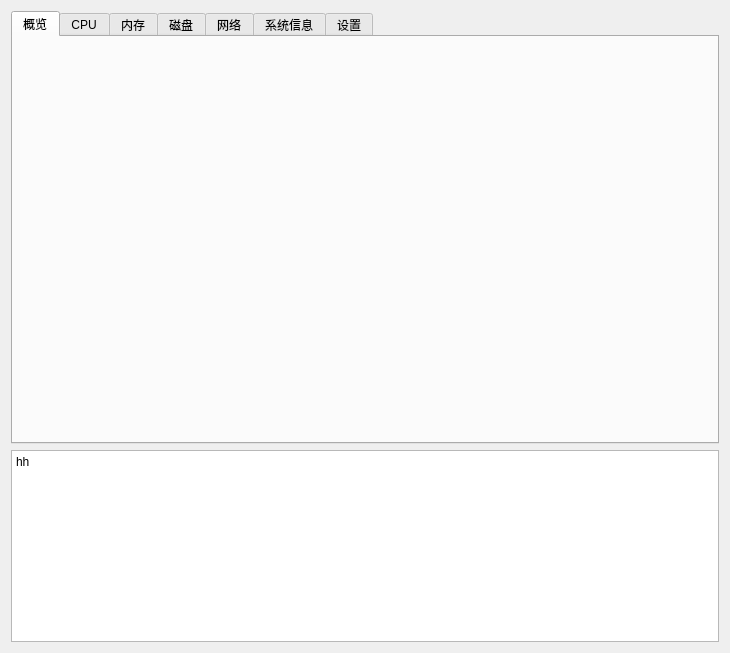
<?xml version="1.0" encoding="UTF-8"?>
<ui version="4.0">
 <author>刘看山</author>
 <class>mainWindowClass</class>
 <widget class="QMainWindow" name="mainWindowClass">
  <property name="geometry">
   <rect>
    <x>0</x>
    <y>0</y>
    <width>730</width>
    <height>653</height>
   </rect>
  </property>
  <property name="sizePolicy">
   <sizepolicy hsizetype="Preferred" vsizetype="Fixed">
    <horstretch>0</horstretch>
    <verstretch>0</verstretch>
   </sizepolicy>
  </property>
  <property name="windowTitle">
   <string>mainWindow</string>
  </property>
  <property name="layoutDirection">
   <enum>Qt::LeftToRight</enum>
  </property>
  <widget class="QWidget" name="centralWidget">
   <layout class="QGridLayout" name="gridLayout_2">
    <item row="2" column="0">
     <widget class="QTextBrowser" name="showLog">
      <property name="sizePolicy">
       <sizepolicy hsizetype="Expanding" vsizetype="Maximum">
        <horstretch>0</horstretch>
        <verstretch>0</verstretch>
       </sizepolicy>
      </property>
      <property name="html">
       <string>&lt;!DOCTYPE HTML PUBLIC &quot;-//W3C//DTD HTML 4.0//EN&quot; &quot;http://www.w3.org/TR/REC-html40/strict.dtd&quot;&gt;
&lt;html&gt;&lt;head&gt;&lt;meta name=&quot;qrichtext&quot; content=&quot;1&quot; /&gt;&lt;meta charset=&quot;utf-8&quot; /&gt;&lt;style type=&quot;text/css&quot;&gt;
p, li { white-space: pre-wrap; }
&lt;/style&gt;&lt;/head&gt;&lt;body style=&quot; font-family:'Microsoft YaHei UI'; font-size:9pt; font-weight:400; font-style:normal;&quot;&gt;
&lt;p style=&quot; margin-top:0px; margin-bottom:0px; margin-left:0px; margin-right:0px; -qt-block-indent:0; text-indent:0px;&quot;&gt;hh&lt;/p&gt;&lt;/body&gt;&lt;/html&gt;</string>
      </property>
     </widget>
    </item>
    <item row="0" column="0">
     <widget class="QTabWidget" name="tabWidget">
      <property name="sizePolicy">
       <sizepolicy hsizetype="Expanding" vsizetype="Minimum">
        <horstretch>0</horstretch>
        <verstretch>0</verstretch>
       </sizepolicy>
      </property>
      <property name="layoutDirection">
       <enum>Qt::LeftToRight</enum>
      </property>
      <property name="autoFillBackground">
       <bool>false</bool>
      </property>
      <property name="tabPosition">
       <enum>QTabWidget::North</enum>
      </property>
      <property name="currentIndex">
       <number>0</number>
      </property>
      <widget class="QWidget" name="pageOverview">
       <attribute name="title">
        <string>概览</string>
       </attribute>
      </widget>
      <widget class="QWidget" name="pageCPU">
       <attribute name="title">
        <string>CPU</string>
       </attribute>
       <layout class="QGridLayout" name="gridLayout_3">
        <item row="2" column="0">
         <widget class="QTextBrowser" name="cpuDes">
          <property name="sizePolicy">
           <sizepolicy hsizetype="Expanding" vsizetype="Expanding">
            <horstretch>0</horstretch>
            <verstretch>0</verstretch>
           </sizepolicy>
          </property>
          <property name="html">
           <string>&lt;!DOCTYPE HTML PUBLIC &quot;-//W3C//DTD HTML 4.0//EN&quot; &quot;http://www.w3.org/TR/REC-html40/strict.dtd&quot;&gt;
&lt;html&gt;&lt;head&gt;&lt;meta name=&quot;qrichtext&quot; content=&quot;1&quot; /&gt;&lt;meta charset=&quot;utf-8&quot; /&gt;&lt;style type=&quot;text/css&quot;&gt;
p, li { white-space: pre-wrap; }
&lt;/style&gt;&lt;/head&gt;&lt;body style=&quot; font-family:'Microsoft YaHei UI'; font-size:9pt; font-weight:400; font-style:normal;&quot;&gt;
&lt;p style=&quot;-qt-paragraph-type:empty; margin-top:0px; margin-bottom:0px; margin-left:0px; margin-right:0px; -qt-block-indent:0; text-indent:0px;&quot;&gt;&lt;br /&gt;&lt;/p&gt;&lt;/body&gt;&lt;/html&gt;</string>
          </property>
         </widget>
        </item>
        <item row="1" column="0">
         <widget class="QTextBrowser" name="cpuData">
          <property name="sizePolicy">
           <sizepolicy hsizetype="Expanding" vsizetype="Minimum">
            <horstretch>0</horstretch>
            <verstretch>0</verstretch>
           </sizepolicy>
          </property>
          <property name="maximumSize">
           <size>
            <width>16777215</width>
            <height>25</height>
           </size>
          </property>
         </widget>
        </item>
       </layout>
      </widget>
      <widget class="QWidget" name="pageMemory">
       <attribute name="title">
        <string>内存</string>
       </attribute>
       <layout class="QGridLayout" name="gridLayout_4">
        <item row="0" column="0">
         <widget class="QTextBrowser" name="memData">
          <property name="sizePolicy">
           <sizepolicy hsizetype="Expanding" vsizetype="Expanding">
            <horstretch>0</horstretch>
            <verstretch>0</verstretch>
           </sizepolicy>
          </property>
          <property name="maximumSize">
           <size>
            <width>16777215</width>
            <height>57</height>
           </size>
          </property>
          <property name="html">
           <string>&lt;!DOCTYPE HTML PUBLIC &quot;-//W3C//DTD HTML 4.0//EN&quot; &quot;http://www.w3.org/TR/REC-html40/strict.dtd&quot;&gt;
&lt;html&gt;&lt;head&gt;&lt;meta name=&quot;qrichtext&quot; content=&quot;1&quot; /&gt;&lt;meta charset=&quot;utf-8&quot; /&gt;&lt;style type=&quot;text/css&quot;&gt;
p, li { white-space: pre-wrap; }
&lt;/style&gt;&lt;/head&gt;&lt;body style=&quot; font-family:'Microsoft YaHei UI'; font-size:9pt; font-weight:400; font-style:normal;&quot;&gt;
&lt;p style=&quot;-qt-paragraph-type:empty; margin-top:0px; margin-bottom:0px; margin-left:0px; margin-right:0px; -qt-block-indent:0; text-indent:0px;&quot;&gt;&lt;br /&gt;&lt;/p&gt;&lt;/body&gt;&lt;/html&gt;</string>
          </property>
         </widget>
        </item>
        <item row="1" column="0">
         <widget class="QTextBrowser" name="textBrowser"/>
        </item>
       </layout>
      </widget>
      <widget class="QWidget" name="pageDisk">
       <attribute name="title">
        <string>磁盘</string>
       </attribute>
       <widget class="QTextBrowser" name="textBrowser_6">
        <property name="geometry">
         <rect>
          <x>80</x>
          <y>10</y>
          <width>256</width>
          <height>192</height>
         </rect>
        </property>
        <property name="html">
         <string>&lt;!DOCTYPE HTML PUBLIC &quot;-//W3C//DTD HTML 4.0//EN&quot; &quot;http://www.w3.org/TR/REC-html40/strict.dtd&quot;&gt;
&lt;html&gt;&lt;head&gt;&lt;meta name=&quot;qrichtext&quot; content=&quot;1&quot; /&gt;&lt;meta charset=&quot;utf-8&quot; /&gt;&lt;style type=&quot;text/css&quot;&gt;
p, li { white-space: pre-wrap; }
&lt;/style&gt;&lt;/head&gt;&lt;body style=&quot; font-family:'Microsoft YaHei UI'; font-size:9pt; font-weight:400; font-style:normal;&quot;&gt;
&lt;p style=&quot; margin-top:0px; margin-bottom:0px; margin-left:0px; margin-right:0px; -qt-block-indent:0; text-indent:0px;&quot;&gt;	int getQuantity();&lt;/p&gt;
&lt;p style=&quot; margin-top:0px; margin-bottom:0px; margin-left:0px; margin-right:0px; -qt-block-indent:0; text-indent:0px;&quot;&gt;	std::string getName();&lt;/p&gt;
&lt;p style=&quot; margin-top:0px; margin-bottom:0px; margin-left:0px; margin-right:0px; -qt-block-indent:0; text-indent:0px;&quot;&gt;	int* getUsage();&lt;/p&gt;
&lt;p style=&quot; margin-top:0px; margin-bottom:0px; margin-left:0px; margin-right:0px; -qt-block-indent:0; text-indent:0px;&quot;&gt;	double* getTotalSpace();&lt;/p&gt;
&lt;p style=&quot; margin-top:0px; margin-bottom:0px; margin-left:0px; margin-right:0px; -qt-block-indent:0; text-indent:0px;&quot;&gt;	double* getFreeSpace();&lt;/p&gt;
&lt;p style=&quot; margin-top:0px; margin-bottom:0px; margin-left:0px; margin-right:0px; -qt-block-indent:0; text-indent:0px;&quot;&gt;	io getDiskIO();&lt;/p&gt;
&lt;p style=&quot; margin-top:0px; margin-bottom:0px; margin-left:0px; margin-right:0px; -qt-block-indent:0; text-indent:0px;&quot;&gt;	io getRead();&lt;/p&gt;
&lt;p style=&quot; margin-top:0px; margin-bottom:0px; margin-left:0px; margin-right:0px; -qt-block-indent:0; text-indent:0px;&quot;&gt;	io getWrite();&lt;/p&gt;&lt;/body&gt;&lt;/html&gt;</string>
        </property>
       </widget>
      </widget>
      <widget class="QWidget" name="pageNetwork">
       <attribute name="title">
        <string>网络</string>
       </attribute>
       <widget class="QTextBrowser" name="textBrowser_7">
        <property name="geometry">
         <rect>
          <x>100</x>
          <y>30</y>
          <width>256</width>
          <height>192</height>
         </rect>
        </property>
        <property name="html">
         <string>&lt;!DOCTYPE HTML PUBLIC &quot;-//W3C//DTD HTML 4.0//EN&quot; &quot;http://www.w3.org/TR/REC-html40/strict.dtd&quot;&gt;
&lt;html&gt;&lt;head&gt;&lt;meta name=&quot;qrichtext&quot; content=&quot;1&quot; /&gt;&lt;meta charset=&quot;utf-8&quot; /&gt;&lt;style type=&quot;text/css&quot;&gt;
p, li { white-space: pre-wrap; }
&lt;/style&gt;&lt;/head&gt;&lt;body style=&quot; font-family:'Microsoft YaHei UI'; font-size:9pt; font-weight:400; font-style:normal;&quot;&gt;
&lt;p style=&quot; margin-top:0px; margin-bottom:0px; margin-left:0px; margin-right:0px; -qt-block-indent:0; text-indent:0px;&quot;&gt;	int getQuantity();&lt;/p&gt;
&lt;p style=&quot; margin-top:0px; margin-bottom:0px; margin-left:0px; margin-right:0px; -qt-block-indent:0; text-indent:0px;&quot;&gt;	std::string getDescription(int n);&lt;/p&gt;
&lt;p style=&quot; margin-top:0px; margin-bottom:0px; margin-left:0px; margin-right:0px; -qt-block-indent:0; text-indent:0px;&quot;&gt;	std::string getHardwareAddress(int n);&lt;/p&gt;
&lt;p style=&quot; margin-top:0px; margin-bottom:0px; margin-left:0px; margin-right:0px; -qt-block-indent:0; text-indent:0px;&quot;&gt;	std::string getIPv4(int n);&lt;/p&gt;
&lt;p style=&quot; margin-top:0px; margin-bottom:0px; margin-left:0px; margin-right:0px; -qt-block-indent:0; text-indent:0px;&quot;&gt;	std::string getIPv6(int n);&lt;/p&gt;
&lt;p style=&quot; margin-top:0px; margin-bottom:0px; margin-left:0px; margin-right:0px; -qt-block-indent:0; text-indent:0px;&quot;&gt;	std::string getName(int n);&lt;/p&gt;
&lt;p style=&quot; margin-top:0px; margin-bottom:0px; margin-left:0px; margin-right:0px; -qt-block-indent:0; text-indent:0px;&quot;&gt;	bool getStatus(int n);&lt;/p&gt;
&lt;p style=&quot; margin-top:0px; margin-bottom:0px; margin-left:0px; margin-right:0px; -qt-block-indent:0; text-indent:0px;&quot;&gt;	io getUpload();&lt;/p&gt;
&lt;p style=&quot; margin-top:0px; margin-bottom:0px; margin-left:0px; margin-right:0px; -qt-block-indent:0; text-indent:0px;&quot;&gt;	io getDownload();&lt;/p&gt;&lt;/body&gt;&lt;/html&gt;</string>
        </property>
       </widget>
      </widget>
      <widget class="QWidget" name="pageSystem">
       <attribute name="title">
        <string>系统信息</string>
       </attribute>
       <layout class="QGridLayout" name="gridLayout_5">
        <item row="0" column="0">
         <widget class="QTextBrowser" name="sysData">
          <property name="sizePolicy">
           <sizepolicy hsizetype="Expanding" vsizetype="Expanding">
            <horstretch>0</horstretch>
            <verstretch>0</verstretch>
           </sizepolicy>
          </property>
         </widget>
        </item>
       </layout>
      </widget>
      <widget class="QWidget" name="pageSetting">
       <attribute name="title">
        <string>设置</string>
       </attribute>
       <layout class="QGridLayout" name="gridLayout">
        <item row="0" column="0">
         <widget class="QCheckBox" name="dataLog">
          <property name="sizePolicy">
           <sizepolicy hsizetype="Fixed" vsizetype="Fixed">
            <horstretch>0</horstretch>
            <verstretch>0</verstretch>
           </sizepolicy>
          </property>
          <property name="text">
           <string>保存数据日志</string>
          </property>
          <property name="checked">
           <bool>true</bool>
          </property>
         </widget>
        </item>
        <item row="5" column="1">
         <widget class="QSpinBox" name="memoryLimit">
          <property name="sizePolicy">
           <sizepolicy hsizetype="Fixed" vsizetype="Fixed">
            <horstretch>0</horstretch>
            <verstretch>0</verstretch>
           </sizepolicy>
          </property>
          <property name="minimum">
           <number>0</number>
          </property>
          <property name="maximum">
           <number>100</number>
          </property>
          <property name="value">
           <number>100</number>
          </property>
         </widget>
        </item>
        <item row="4" column="1">
         <widget class="QSpinBox" name="cpuLimit">
          <property name="sizePolicy">
           <sizepolicy hsizetype="Fixed" vsizetype="Fixed">
            <horstretch>0</horstretch>
            <verstretch>0</verstretch>
           </sizepolicy>
          </property>
          <property name="alignment">
           <set>Qt::AlignLeading|Qt::AlignLeft|Qt::AlignVCenter</set>
          </property>
          <property name="buttonSymbols">
           <enum>QAbstractSpinBox::UpDownArrows</enum>
          </property>
          <property name="minimum">
           <number>0</number>
          </property>
          <property name="maximum">
           <number>100</number>
          </property>
          <property name="value">
           <number>100</number>
          </property>
         </widget>
        </item>
        <item row="2" column="0">
         <widget class="QCheckBox" name="log">
          <property name="text">
           <string>保存运行日志</string>
          </property>
          <property name="checked">
           <bool>true</bool>
          </property>
         </widget>
        </item>
        <item row="6" column="1">
         <widget class="QSpinBox" name="diskLimit">
          <property name="sizePolicy">
           <sizepolicy hsizetype="Fixed" vsizetype="Fixed">
            <horstretch>0</horstretch>
            <verstretch>0</verstretch>
           </sizepolicy>
          </property>
          <property name="minimum">
           <number>0</number>
          </property>
          <property name="maximum">
           <number>100</number>
          </property>
          <property name="value">
           <number>100</number>
          </property>
         </widget>
        </item>
        <item row="4" column="0">
         <widget class="QCheckBox" name="cpu">
          <property name="text">
           <string>CPU占用告警</string>
          </property>
         </widget>
        </item>
        <item row="5" column="0">
         <widget class="QCheckBox" name="memory">
          <property name="text">
           <string>内存占用告警</string>
          </property>
         </widget>
        </item>
        <item row="6" column="0">
         <widget class="QCheckBox" name="disk">
          <property name="text">
           <string>磁盘占用告警</string>
          </property>
         </widget>
        </item>
        <item row="0" column="1">
         <widget class="QCheckBox" name="update">
          <property name="text">
           <string>停止更新</string>
          </property>
         </widget>
        </item>
       </layout>
      </widget>
     </widget>
    </item>
   </layout>
  </widget>
 </widget>
 <layoutdefault spacing="6" margin="11"/>
 <resources>
  <include location="mainWindow.qrc"/>
 </resources>
 <connections/>
</ui>
